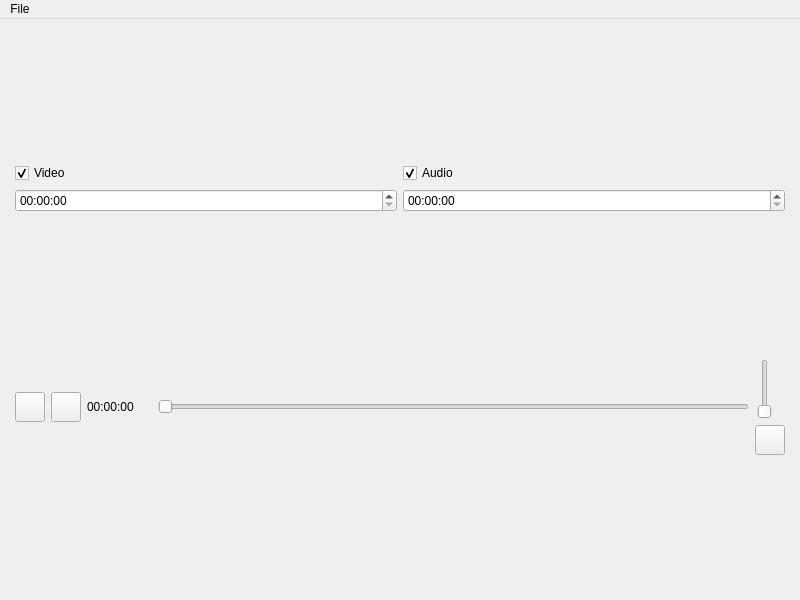
<?xml version="1.0" encoding="UTF-8"?>
<ui version="4.0">
 <class>MainWindow</class>
 <widget class="QMainWindow" name="MainWindow">
  <property name="geometry">
   <rect>
    <x>0</x>
    <y>0</y>
    <width>800</width>
    <height>600</height>
   </rect>
  </property>
  <property name="windowTitle">
   <string>MainWindow</string>
  </property>
  <widget class="QWidget" name="centralwidget">
   <layout class="QVBoxLayout" name="verticalLayout">
    <item>
     <layout class="QVBoxLayout" name="layout_redactor">
      <property name="leftMargin">
       <number>6</number>
      </property>
      <property name="topMargin">
       <number>6</number>
      </property>
      <property name="rightMargin">
       <number>6</number>
      </property>
      <property name="bottomMargin">
       <number>6</number>
      </property>
      <item>
       <layout class="QHBoxLayout" name="layout_checkbox">
        <item>
         <widget class="QCheckBox" name="check_video">
          <property name="text">
           <string>Video</string>
          </property>
          <property name="checked">
           <bool>true</bool>
          </property>
         </widget>
        </item>
        <item>
         <widget class="QCheckBox" name="check_audio">
          <property name="text">
           <string>Audio</string>
          </property>
          <property name="checked">
           <bool>true</bool>
          </property>
         </widget>
        </item>
       </layout>
      </item>
      <item>
       <layout class="QHBoxLayout" name="layout_cut">
        <item>
         <widget class="QTimeEdit" name="timeEdit"/>
        </item>
        <item>
         <widget class="QTimeEdit" name="timeEdit_2"/>
        </item>
       </layout>
      </item>
     </layout>
    </item>
    <item>
     <layout class="QHBoxLayout" name="layout_main">
      <property name="sizeConstraint">
       <enum>QLayout::SetMinimumSize</enum>
      </property>
      <property name="leftMargin">
       <number>6</number>
      </property>
      <property name="topMargin">
       <number>6</number>
      </property>
      <property name="rightMargin">
       <number>6</number>
      </property>
      <property name="bottomMargin">
       <number>6</number>
      </property>
      <item>
       <widget class="QPushButton" name="Play">
        <property name="minimumSize">
         <size>
          <width>20</width>
          <height>20</height>
         </size>
        </property>
        <property name="maximumSize">
         <size>
          <width>30</width>
          <height>30</height>
         </size>
        </property>
        <property name="layoutDirection">
         <enum>Qt::LeftToRight</enum>
        </property>
        <property name="styleSheet">
         <string notr="true">border-image: url(:/icons/play_icon.jpeg);</string>
        </property>
        <property name="text">
         <string/>
        </property>
       </widget>
      </item>
      <item>
       <widget class="QPushButton" name="Stop">
        <property name="minimumSize">
         <size>
          <width>30</width>
          <height>30</height>
         </size>
        </property>
        <property name="maximumSize">
         <size>
          <width>30</width>
          <height>30</height>
         </size>
        </property>
        <property name="layoutDirection">
         <enum>Qt::LeftToRight</enum>
        </property>
        <property name="styleSheet">
         <string notr="true">border-image: url(:/icons/stop_icon.jpeg);</string>
        </property>
        <property name="text">
         <string/>
        </property>
       </widget>
      </item>
      <item>
       <widget class="QLabel" name="label">
        <property name="minimumSize">
         <size>
          <width>65</width>
          <height>20</height>
         </size>
        </property>
        <property name="maximumSize">
         <size>
          <width>65</width>
          <height>20</height>
         </size>
        </property>
        <property name="text">
         <string>00:00:00</string>
        </property>
       </widget>
      </item>
      <item>
       <widget class="QSlider" name="slider">
        <property name="orientation">
         <enum>Qt::Horizontal</enum>
        </property>
       </widget>
      </item>
      <item>
       <layout class="QVBoxLayout" name="layout_sound">
        <property name="sizeConstraint">
         <enum>QLayout::SetMinimumSize</enum>
        </property>
        <item>
         <widget class="QSlider" name="soundSlider">
          <property name="enabled">
           <bool>true</bool>
          </property>
          <property name="sizePolicy">
           <sizepolicy hsizetype="Fixed" vsizetype="Fixed">
            <horstretch>0</horstretch>
            <verstretch>0</verstretch>
           </sizepolicy>
          </property>
          <property name="maximumSize">
           <size>
            <width>20</width>
            <height>60</height>
           </size>
          </property>
          <property name="orientation">
           <enum>Qt::Vertical</enum>
          </property>
         </widget>
        </item>
        <item>
         <widget class="QPushButton" name="Sound">
          <property name="sizePolicy">
           <sizepolicy hsizetype="Fixed" vsizetype="Fixed">
            <horstretch>0</horstretch>
            <verstretch>0</verstretch>
           </sizepolicy>
          </property>
          <property name="minimumSize">
           <size>
            <width>30</width>
            <height>30</height>
           </size>
          </property>
          <property name="maximumSize">
           <size>
            <width>30</width>
            <height>30</height>
           </size>
          </property>
          <property name="styleSheet">
           <string notr="true">border-image: url(:/icons/sound_max.jpeg);</string>
          </property>
          <property name="text">
           <string/>
          </property>
         </widget>
        </item>
       </layout>
      </item>
     </layout>
    </item>
   </layout>
  </widget>
  <widget class="QMenuBar" name="menubar">
   <property name="geometry">
    <rect>
     <x>0</x>
     <y>0</y>
     <width>800</width>
     <height>20</height>
    </rect>
   </property>
   <widget class="QMenu" name="menuFile">
    <property name="title">
     <string>File</string>
    </property>
    <addaction name="actionOpen"/>
    <addaction name="actionSave"/>
    <addaction name="actionCut"/>
   </widget>
   <addaction name="menuFile"/>
  </widget>
  <action name="actionOpen">
   <property name="text">
    <string>Open</string>
   </property>
  </action>
  <action name="actionSave">
   <property name="text">
    <string>Save</string>
   </property>
  </action>
  <action name="actionCut">
   <property name="text">
    <string>Cut</string>
   </property>
  </action>
 </widget>
 <resources/>
 <connections/>
</ui>
